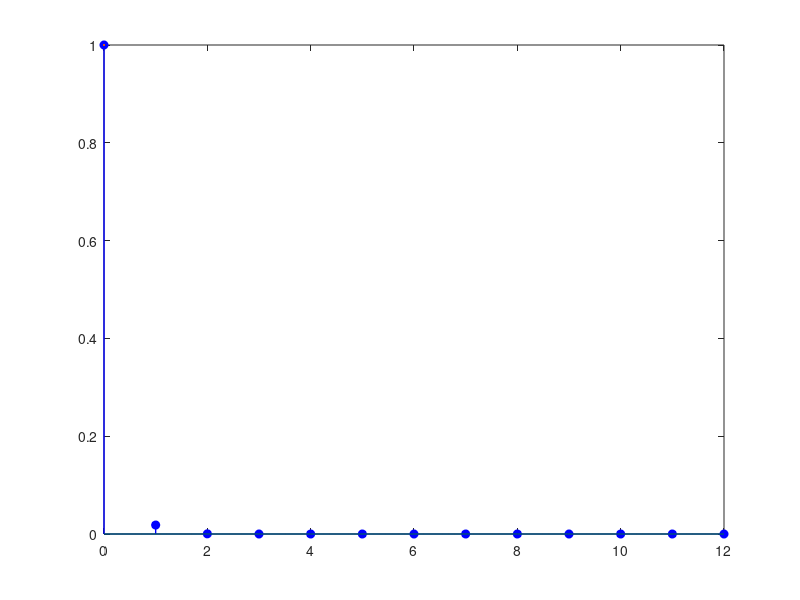

Write MATLAB code to recreate this figure. (Note: this script raises an error after producing the figure.)
figure('Name','Autor Nicolas David Pastran','NumberTitle','off','Color','white','position',[250 200 850 400]);    
cla('reset');
n = 0:1:12;
f = 1*exp(-4*n);
stem(n,f,'filled','b','LineWidth',1);hold on;
t = linspace(0,12);
x=0*t;
T=0;
Y=1;
p=plot(t,x,T,Y);
p(1).LineWidth = 1.5;
p(2).LineWidth = 1.8;
p(1).Color = 'red';
p(2).Color = 'black';
p(1).LineStyle='--';
p(2).Marker='o';
p(2).MarkerSize=10;

title('f(n) = e^{-4n}','Fontsize',16,'FontName','FixedWidth');
xlabel('t');
ylabel('x(t)');
legend('f (n) = e^{-4n}','Asintota en 0','Maximo','Location','northeastoutside');
legend('boxoff');
ax = gca;
ax.Legend.TextColor = 'blue';
ax.XAxis.Color = 'black';
ax.YAxis.Color = 'black';
ax.XScale = 'linear';
ax.XLim = [-0.5 12];
ax.YLim= [-0.1,1.2];
ax.YTick =0:0.2:1; 

ax.XGrid = 'on';
ax.YGrid = 'on';
ax.GridLineStyle = '--';
ax.GridColor = [0 0 0];

ax.Layer = 'top';

print(fig,'exp4n','-dpng');